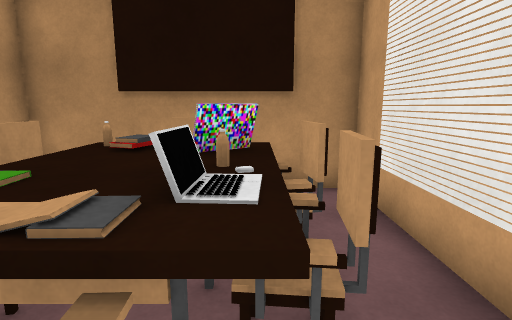
[1] (above)

23 first-person views from a walk through a scene from a Unity 3-D project. The camera is 1.5 m above the floor, tilts 10° down and sees 80° across. The floor is counted in squares, 0.75 m on a side. Each view is taken from the middle of a square. On the plan, view 1 faces up. The plan holds only what a view shows up to about 17 squares ahead; the rest is blank. The place goes on beyond the plan. The player character is not drawn. Some animated figures are left out. Some surface patterns are stand-ins.

[2]
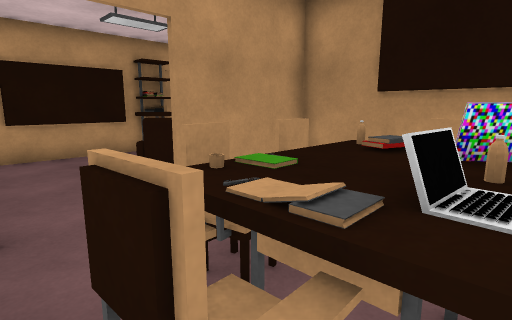

[3]
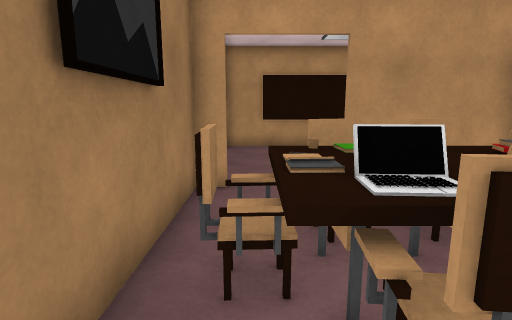

[4]
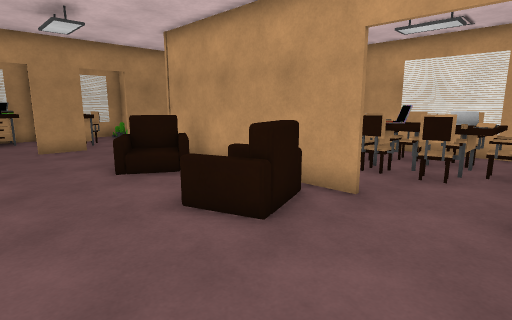

[5]
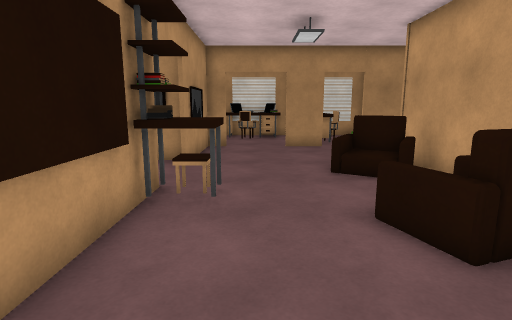

[6]
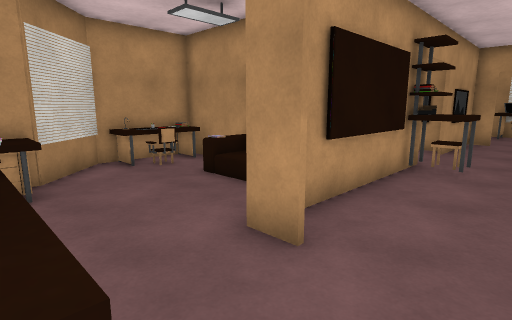

[7]
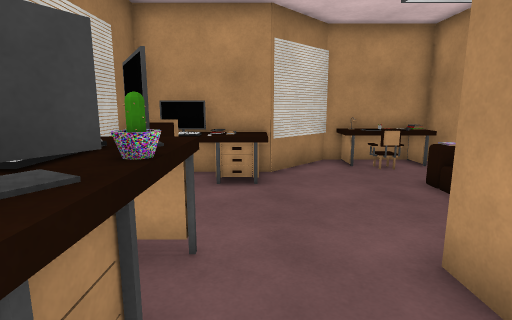

[8]
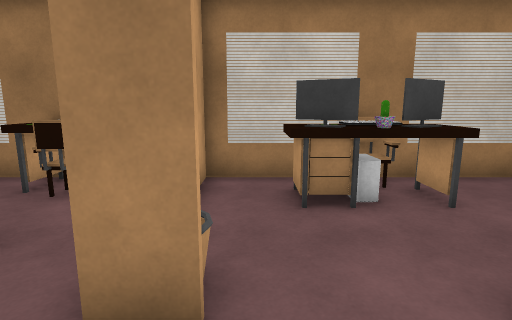

[9]
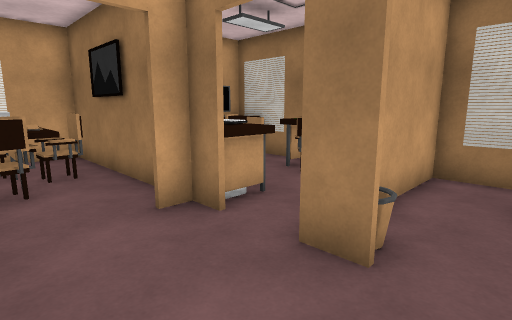

[10]
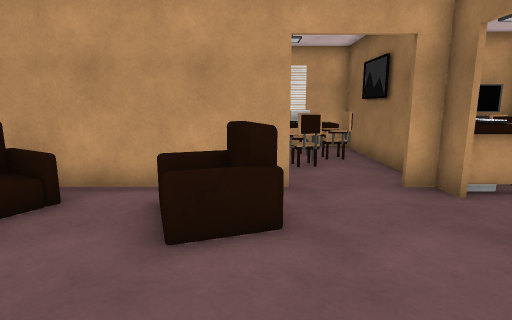

[11]
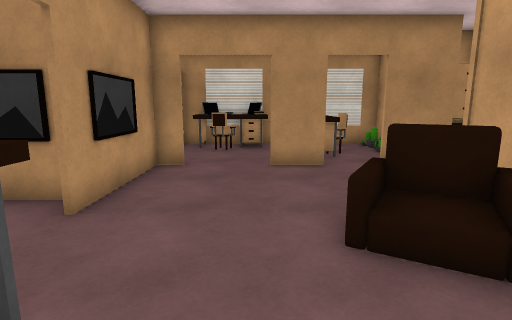

[12]
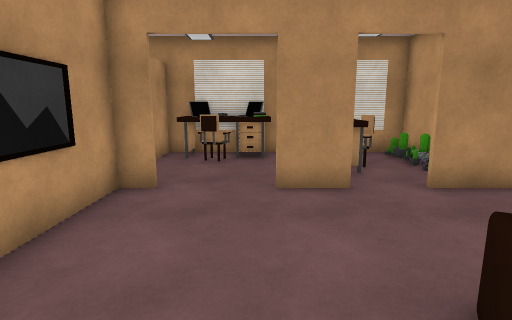

[13]
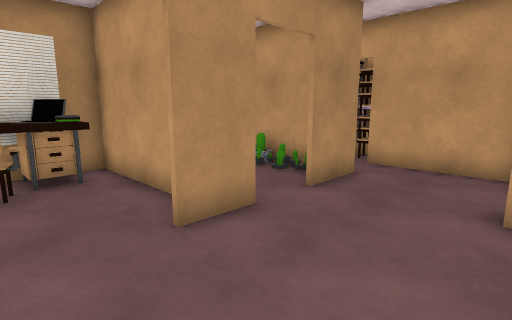

[14]
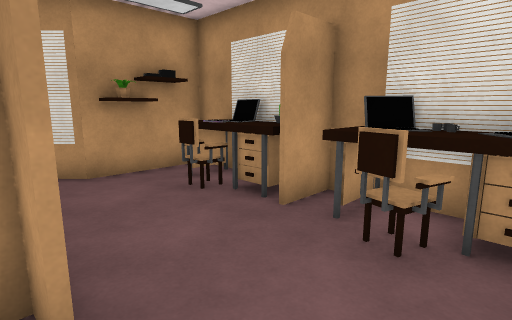

[15]
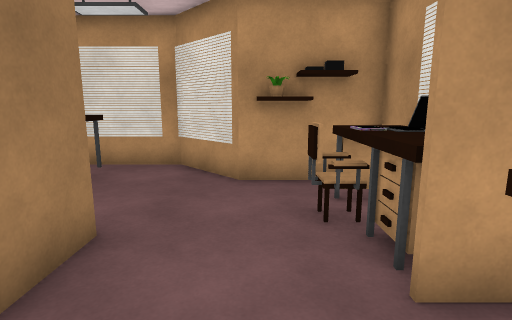

[16]
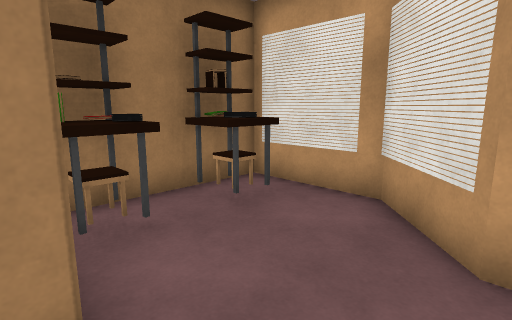

[17]
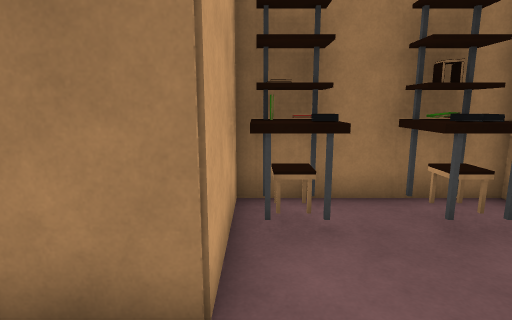

[18]
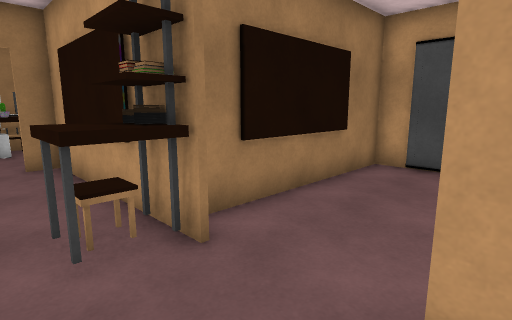

[19]
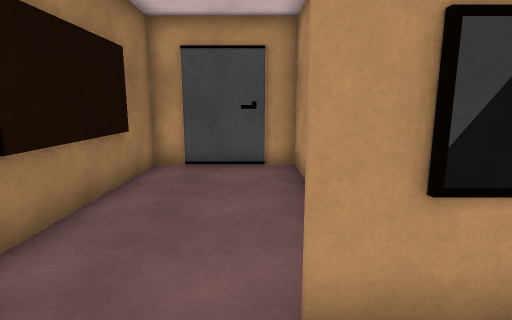

[20]
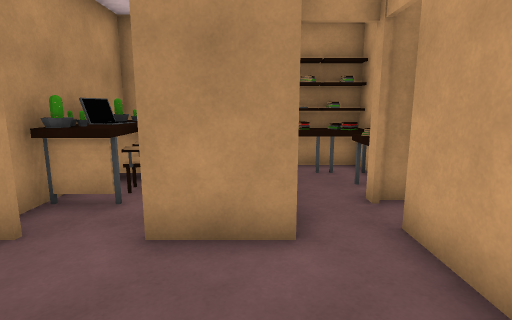

[21]
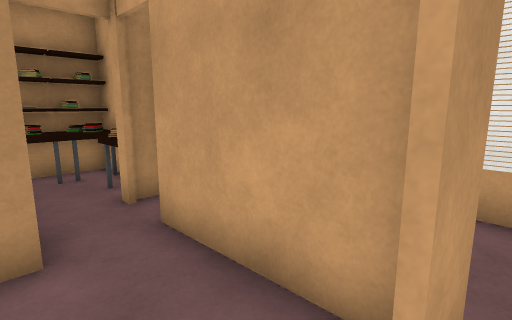

[22]
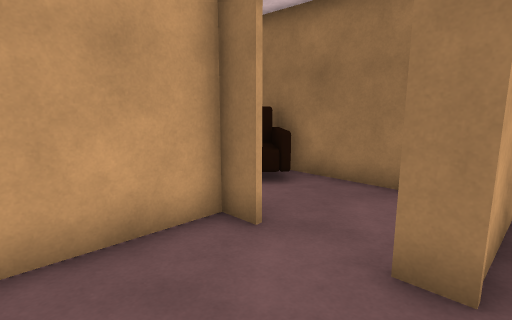

[23]
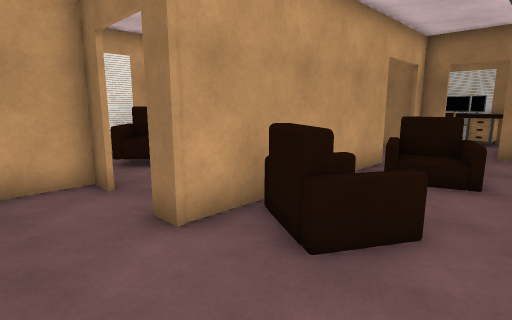

### Floor plan
Key: @ floor where view 1 was taken; # wall or solid block; x gap in a wall; . floor; / step, stairs or slope; = window, fence, low wall or low ledge; ^ raised ledge; O other object.
Columns run from 22 left of view 1 to 3 right of it. Each row starts with its distance up from view 1.
 22              ## ####
 21    #^##^#^#^x.#  ./####
 20    #^^^^^^^^^.#^../#^^#
 19    #..#...^^..#^..##.^#
 18   ##..........#^..##.^#
 17  ##...........#^../#.##
 16 ##............#...##.#
 15 #......###...##..##..#
 14 #......##............#
 13 #.^^.^^##............#
 12 #.##.#####...........#
 11 ######...#....=..#..##  #
 10 #.............==##....^=#
  9 #O............==.#...=^^#
  8 #..............=.#....=^#
  7 #........#^......########
  6 ##########^....=.#   # .#
  5         #....=x=.# .^^^=#
  4    #    #.....==x#.^^^^##
  3 #^^.=   #..........^^^^##
  2 #^^.=OO ##.........^^^^###
  1 #^^......#..........^^^..#
  0 #^^......#.......#....@..#
 -1  #...........##.^^########
 -2  ##...........#.^^
 -3    ^^.........#..^
 -4    #^...^^^^..#.... ^
 -5    #^^..^^=^..##x^..^^#
 -6    #^....^....#^^^..^ #
 -7     ###################

Where each view was taken, in squares from view 1:
view 1: 0 up, 0 right, facing up
view 2: 0 up, 0 right, facing up-left
view 3: 1 up, 2 right, facing left
view 4: 0 up, 12 left, facing up-right
view 5: 0 up, 11 left, facing up
view 6: 4 down, 10 left, facing up-left
view 7: 3 down, 10 left, facing left
view 8: 2 up, 10 left, facing down
view 9: 3 up, 11 left, facing down-right
view 10: 4 up, 13 left, facing right
view 11: 5 up, 10 left, facing up
view 12: 8 up, 10 left, facing up
view 13: 11 up, 12 left, facing up-right
view 14: 15 up, 10 left, facing up-left
view 15: 18 up, 11 left, facing left
view 16: 18 up, 15 left, facing down-left
view 17: 18 up, 16 left, facing down
view 18: 11 up, 11 left, facing down-left
view 19: 10 up, 11 left, facing left
view 20: 11 up, 4 left, facing up
view 21: 11 up, 4 left, facing up-right
view 22: 15 up, 6 left, facing down-right
view 23: 14 up, 10 left, facing down-right
